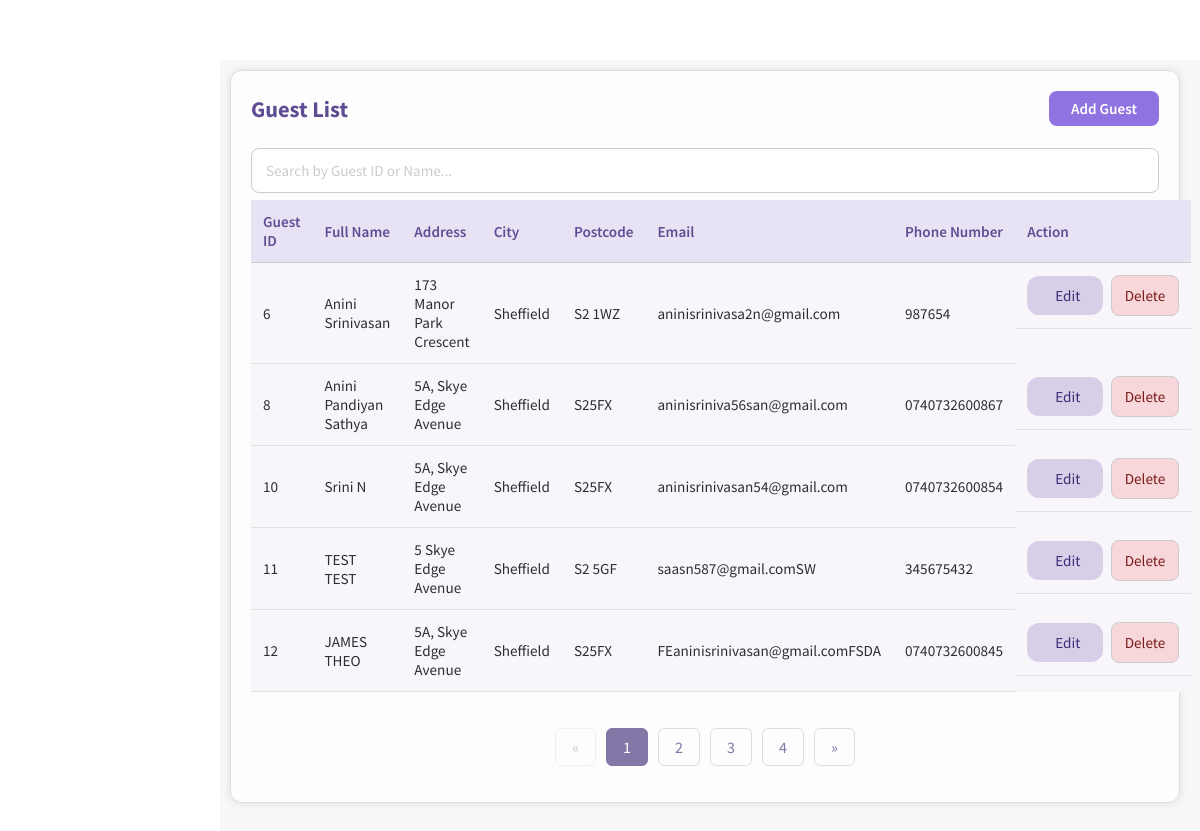
Before: /guest.php (signed in) with the older database file.
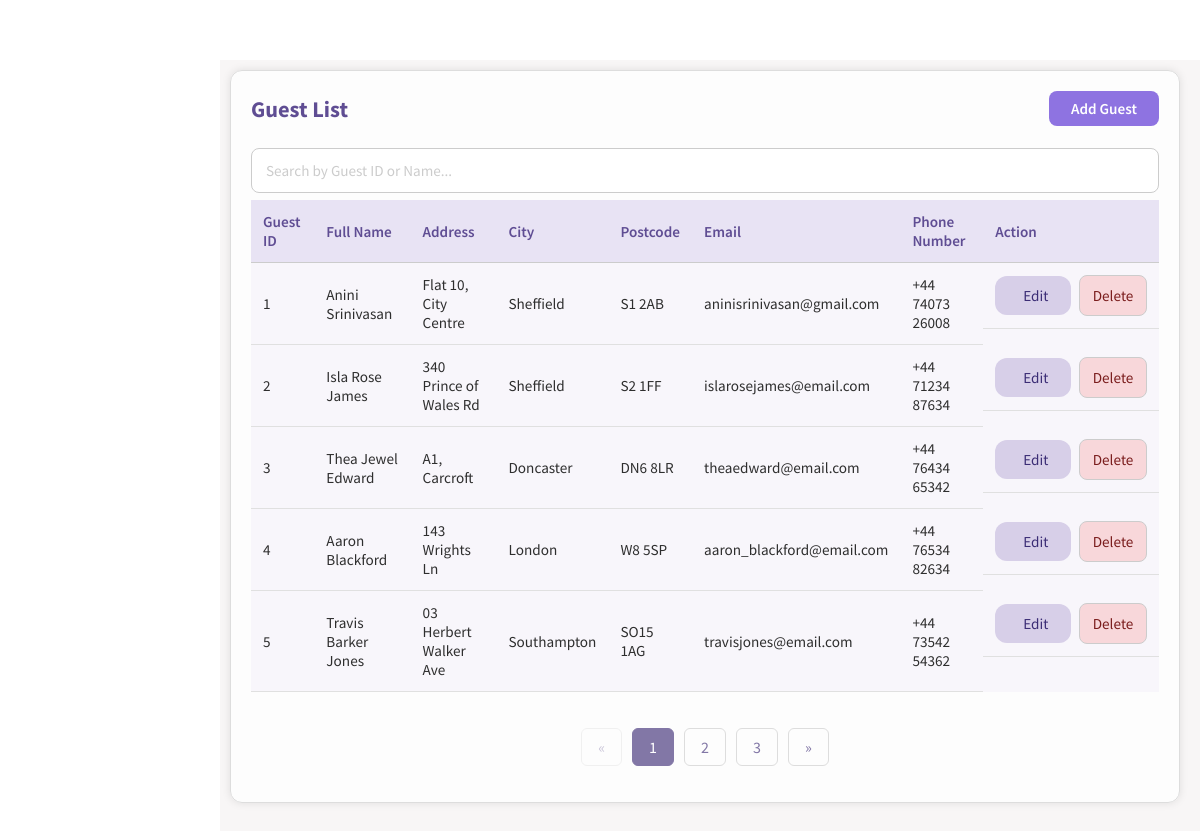
After: the same page with the newer database file.
### tables this page shows
CREATE TABLE GUEST(
GUEST_ID INTEGER NOT NULL PRIMARY KEY AUTOINCREMENT,
F_NAME TEXT NOT NULL,
M_NAME TEXT,
L_NAME TEXT NOT NULL,
GUEST_ADDRESS TEXT NOT NULL,
CITY TEXT NOT NULL,
POSTCODE TEXT NOT NULL,
GUEST_EMAIL TEXT NOT NULL UNIQUE,
GUEST_PHNO TEXT NOT NULL UNIQUE
);

### functions.php (the view, shortened to what this page needs)
<?php
function createDB()
{
    $db = new SQLite3('hotelSQL.db');
    $db->exec("PRAGMA foreign_keys = ON");
    return $db;
}
function GuestList($editingId = null, $limit = null, $offset = null)
{
    $db = createDB();
    $select_query = "SELECT * FROM GUEST ORDER BY GUEST_ID ASC";
    $select_query = applyPagination($select_query, $limit, $offset);
    $result = $db->query($select_query);
    while ($row = $result->fetchArray(SQLITE3_ASSOC)) {
        $name = trim($row['F_NAME'] . " " . $row['M_NAME'] . " " . $row['L_NAME']);
        if ($editingId == $row['GUEST_ID']) {
            echo "<form method='post'><tr>";
            echo "<td>" . $row['GUEST_ID'] . "</td>";
            echo "<input type='hidden' name='guest-id' value='" . $row['GUEST_ID'] . "'>";
            echo "<td>
                    <input type='text' name='fname' value='" . htmlspecialchars($row['F_NAME']) . "' required placeholder='First Name'><br>
                    <input type='text' name='mname' value='" . htmlspecialchars($row['M_NAME']) . "' placeholder='Middle Name'><br>
                    <input type='text' name='lname' value='" . htmlspecialchars($row['L_NAME']) . "' required placeholder='Last Name'>
                  </td>";
            echo "<td>
                    <input type='text' name='address'
                           value='" . htmlspecialchars($row['GUEST_ADDRESS']) . "' required>
                  </td>";
            echo "<td>
                    <input type='text' name='city'
                           value='" . htmlspecialchars($row['CITY']) . "' required>
                  </td>";
            echo "<td>
                    <input type='text' name='postcode'
                           value='" . htmlspecialchars($row['POSTCODE']) . "' required>
                  </td>";
            echo "<td>
                    <input type='email' name='email'
                           value='" . htmlspecialchars($row['GUEST_EMAIL']) . "' required>
                  </td>";
            echo "<td>
                    <input type='text' name='phone'
                           value='" . htmlspecialchars($row['GUEST_PHNO']) . "' required>
                  </td>";
            echo "<td>
                    <input type='submit' class='submit-btn' name='save' value='Save'>
                    <input type='submit' class='delete-button-in-list' name='cancel' value='Cancel'>
                  </td>";
            echo "</tr></form>";
        } else {
            echo "<form method='post'><tr>";
            echo "<td>" . $row['GUEST_ID'] . "</td>";
            echo "<td>" . $name . "</td>";
            echo "<td>" . $row['GUEST_ADDRESS'] . "</td>";
            echo "<td>" . $row['CITY'] . "</td>";
            echo "<td>" . $row['POSTCODE'] . "</td>";
            echo "<td>" . $row['GUEST_EMAIL'] . "</td>";
            echo "<td>" . $row['GUEST_PHNO'] . "</td>";
            echo "<td>
                    <input type='hidden' name='guest-id' value='" . $row['GUEST_ID'] . "'>
                    <input type='submit' class='edit-button-in-list' name='edit' value='Edit'>
                    <input type='button' class='delete-button-in-list' name='delete' value='Delete'>
                  </td>";
            echo "</tr></form>";
        }
    }
}
function applyPagination($sql, $limit, $offset)
{
    if ($limit !== null && $offset !== null) {
        $limit = (int) $limit;
        $offset = (int) $offset;
        $sql .= " LIMIT $limit OFFSET $offset";
    }
    return $sql;
}
?>

### guest.php (shortened to what this page needs)
<!DOCTYPE html>
<html lang="en">
<head>
    <link rel="stylesheet" href="style.css" />
</head>
<?php
require_once("functions.php");
$editingId = null;
$records_per_page = 5;
$current_page = isset($_GET["page"]) ? intval($_GET["page"]) : 1;
$db = createDB();
$total_query = "SELECT COUNT(*) AS total FROM GUEST";
$total_result = $db->query($total_query);
$total_row = $total_result->fetchArray(SQLITE3_ASSOC);
$total_records = (int) ($total_row['total'] ?? 0);
$total_pages = $total_records > 0 ? (int) ceil($total_records / $records_per_page) : 1;
$offset = ($current_page - 1) * $records_per_page;
?>
<body onload="loadNavbar()">
    <div class="main_content">
        <section class="add-container">
            <div class="heading-row">
                <h2>Guest List</h2>
                <a class="add-btn" href="guest-add.php">Add Guest</a>
            </div>
            <div class="search-bar">
                <input type="text" id="searchInput" placeholder="Search by Guest ID or Name..." autocomplete="off"
                    onkeyup="filterHotelList(this)">
            </div>
            <table class="base-table">
                <thead>
                    <tr>
                        <th>Guest ID</th>
                        <th>Full Name</th>
                        <th>Address</th>
                        <th>City</th>
                        <th>Postcode</th>
                        <th>Email</th>
                        <th>Phone Number</th>
                        <th>Action</th>
                    </tr>
                </thead>
                <tbody>
                    <?php GuestList($editingId, $records_per_page, $offset) ?>
                </tbody>
            </table>
            <br />
            <?php if ($total_records > $records_per_page): ?>
            <ul class="pagination">
                <?php if ($current_page > 1): ?>
                    <?php $prev_page = $current_page - 1; ?>
                    <li><a href="?page=<?= $prev_page ?>">&laquo;</a></li>
                <?php else: ?>
                    <li class="disabled"><span>&laquo;</span></li>
                <?php endif; ?>
                <?php for ($i = 1; $i <= $total_pages; $i++): ?>
                    <?php if ($i == $current_page): ?>
                        <li class="active"><span><?= $i ?></span></li>
                    <?php else: ?>
                        <li><a href="?page=<?= $i ?>"><?= $i ?></a></li>
                    <?php endif; ?>
                <?php endfor; ?>
                <?php if ($current_page < $total_pages): ?>
                    <?php $next_page = $current_page + 1; ?>
                    <li><a href="?page=<?= $next_page ?>">&raquo;</a></li>
                <?php else: ?>
                    <li class="disabled"><span>&raquo;</span></li>
                <?php endif; ?>
            </ul>
            <?php endif; ?>
        </section>
    </div>
</body>
</html>

### style.css (style rules this page uses)
html, body { margin: 0; padding: 0; box-sizing: border-box; }
*, *::before, *::after { box-sizing: inherit; }
* { font-family: "Source Sans Pro", Helvetica, sans-serif; }
input::placeholder { color: #ccc; }
.main_content { margin-top: 60px; margin-left: 220px; padding: 10px 20px 20px 10px; background: #f8f6f6; min-height: calc(100vh - 60px); color: #2e2e2e; flex: 1; overflow-x: hidden; }
.add-container h2 { color: #5f4d93; font-size: 1.4rem; font-weight: 700; margin-bottom: 20px; text-align: left; }
.add-container .search-bar { margin: 5px 0; padding: 2px 0; }
.add-container .search-bar input { display: block; width: 100%; padding: 12px 14px; border: 1px solid #ccc; }
.base-table { width: 100%; border-collapse: collapse; color: #2e2e2e; font-size: 0.95rem; background-color: #fff; }
.base-table thead { background-color: #e8e3f4; }
.base-table th { text-align: left; font-weight: 600; color: #5f4d93; padding: 12px; border-bottom: 1px solid #ccc; }
.base-table td { padding: 12px; border-bottom: 1px solid #e0e0e0; }
.base-table td:last-child { display: flex; justify-content: flex-start; align-items: center; gap: 8px; }
.base-table tr:nth-child(even) { background-color: #f8f6fb; }
.add-container { width: 100%; max-width: none; padding: 20px 20px 20px 20px; margin: 0 0 30px 0; background: rgba(255, 255, 255, 0.8); border-radius: 12px; border: 1px solid #ddd; box-shadow: 0 0 8px rgba(0, 0, 0, 0.1); }
.add-container input { padding: 10px; border: 1px solid #ccc; border-radius: 8px; font-size: 0.95rem; background-color: #fff; transition: border-color 0.3s, box-shadow 0.3s; }
.add-container td input[type="submit"] { padding: 10px 28px; border: none; border-radius: 12px; font-size: 0.95rem; font-weight: 500; cursor: pointer; }
.add-container .edit-button-in-list { background-color: #d7cfe8; color: #3b2d75; }
.add-container .delete-button-in-list { background-color: #f8d7da; color: #7a1c1c; }
.base-form input, .add-container input, .add-container select, .base-form select { width: 50%; max-width: 100%; }
.pagination { display: flex; justify-content: center; list-style-type: none; padding: 0; }
.pagination li { margin: 0 5px; }
.pagination a, .pagination span { text-decoration: none; color: #8277a6; padding: 8px 16px; border: 1px solid #ddd; border-radius: 6px; cursor: pointer; display: inline-block; }
.pagination li.active span { background-color: #8277a6; color: white; border-color: #8277a6; }
.pagination li.disabled span { opacity: 0.4; cursor: not-allowed; }
.add-btn { display: inline-block; padding: 8px 22px; background-color: #8e73e1; color: #fff; border-radius: 8px; font-weight: 600; font-size: 0.95rem; text-decoration: none; }
.heading-row { display: flex; align-items: center; justify-content: space-between; margin-bottom: 20px; }
.heading-row h2 { margin: 0; color: #5f4d93; font-size: 1.4rem; font-weight: 700; }
.edit-button-in-list, .delete-button-in-list { cursor: pointer; }

Changed rows visible on the page:
no longer on this page (row edited): guest: GUEST_ID "6", name "Anini Srinivasan", GUEST_ADDRESS "173 Manor Park Crescent", CITY "Sheffield", POSTCODE "S2 1WZ", GUEST_EMAIL "aninisrinivasa2n@gmail.com", GUEST_PHNO "987654"
no longer on this page (row edited): guest: GUEST_ID "8", name "Anini Pandiyan Sathya", GUEST_ADDRESS "5A, Skye Edge Avenue", CITY "Sheffield", POSTCODE "S25FX", GUEST_EMAIL "aninisriniva56san@gmail.com", GUEST_PHNO "0740732600867"
no longer on this page (row edited): guest: GUEST_ID "10", name "Srini N", GUEST_ADDRESS "5A, Skye Edge Avenue", CITY "Sheffield", POSTCODE "S25FX", GUEST_EMAIL "aninisrinivasan54@gmail.com", GUEST_PHNO "0740732600854"
no longer on this page (row edited): guest: GUEST_ID "11", name "TEST TEST", GUEST_ADDRESS "5 Skye Edge Avenue", CITY "Sheffield", POSTCODE "S2 5GF", GUEST_EMAIL "saasn587@gmail.comSW", GUEST_PHNO "345675432"
removed guest: GUEST_ID "12", name "JAMES THEO", GUEST_ADDRESS "5A, Skye Edge Avenue", CITY "Sheffield", POSTCODE "S25FX", GUEST_EMAIL "FEaninisrinivasan@gmail.comFSDA", GUEST_PHNO "0740732600845"
added guest: GUEST_ID "1", name "Anini Srinivasan", GUEST_ADDRESS "Flat 10, City Centre", CITY "Sheffield", POSTCODE "S1 2AB", GUEST_EMAIL "aninisrinivasan@gmail.com", GUEST_PHNO "+44 74073 26008"
added guest: GUEST_ID "2", name "Isla Rose James", GUEST_ADDRESS "340 Prince of Wales Rd", CITY "Sheffield", POSTCODE "S2 1FF", GUEST_EMAIL "islarosejames@email.com", GUEST_PHNO "+44 71234 87634"
added guest: GUEST_ID "3", name "Thea Jewel Edward", GUEST_ADDRESS "A1, Carcroft", CITY "Doncaster", POSTCODE "DN6 8LR", GUEST_EMAIL "theaedward@email.com", GUEST_PHNO "+44 76434 65342"
added guest: GUEST_ID "4", name "Aaron Blackford", GUEST_ADDRESS "143 Wrights Ln", CITY "London", POSTCODE "W8 5SP", GUEST_EMAIL "aaron_blackford@email.com", GUEST_PHNO "+44 76534 82634"
added guest: GUEST_ID "5", name "Travis Barker Jones", GUEST_ADDRESS "03 Herbert Walker Ave", CITY "Southampton", POSTCODE "SO15 1AG", GUEST_EMAIL "travisjones@email.com", GUEST_PHNO "+44 73542 54362"
Other visible differences:
list line gone: "4"
